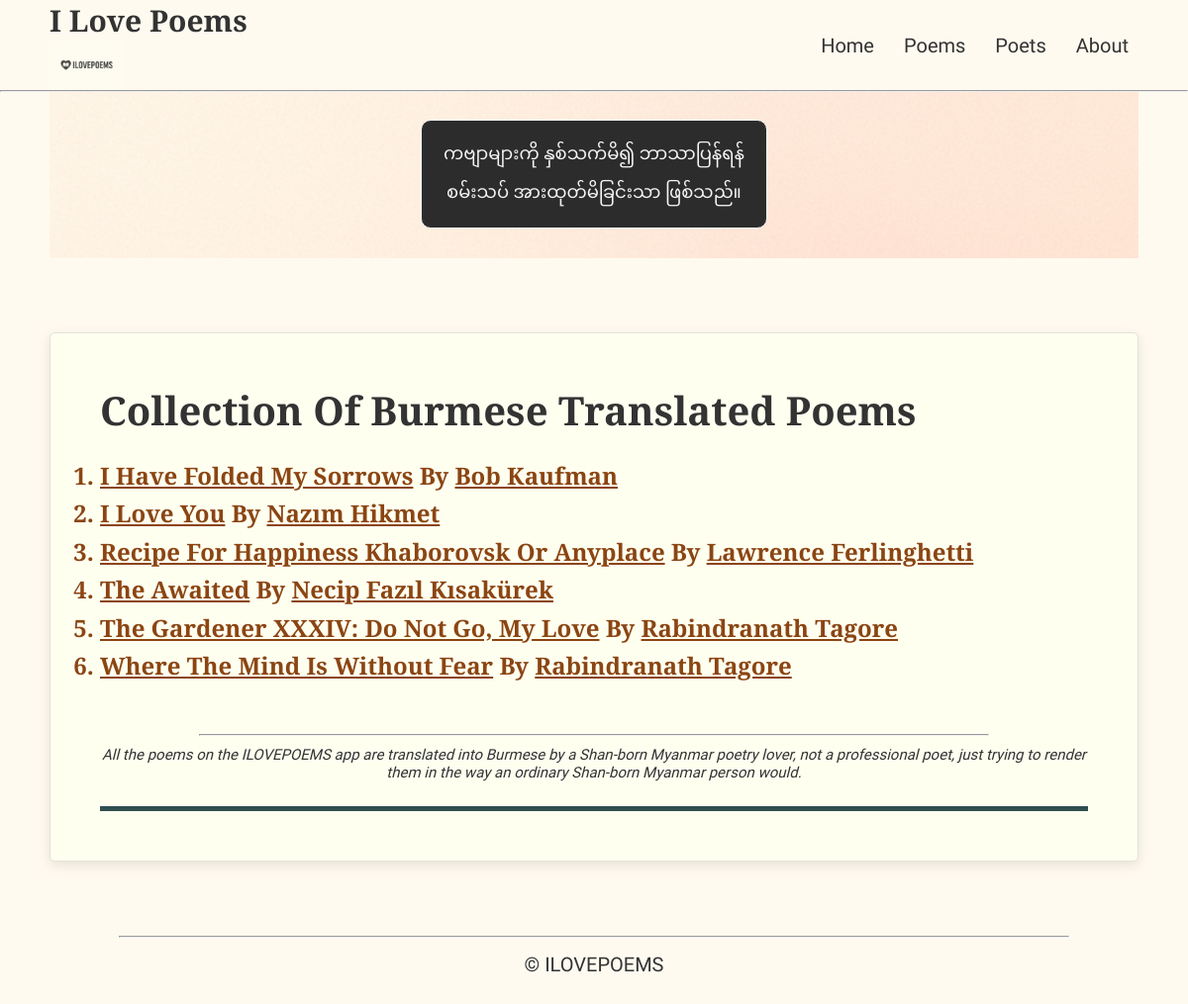
The page /poems/ on the database as committed earlier.
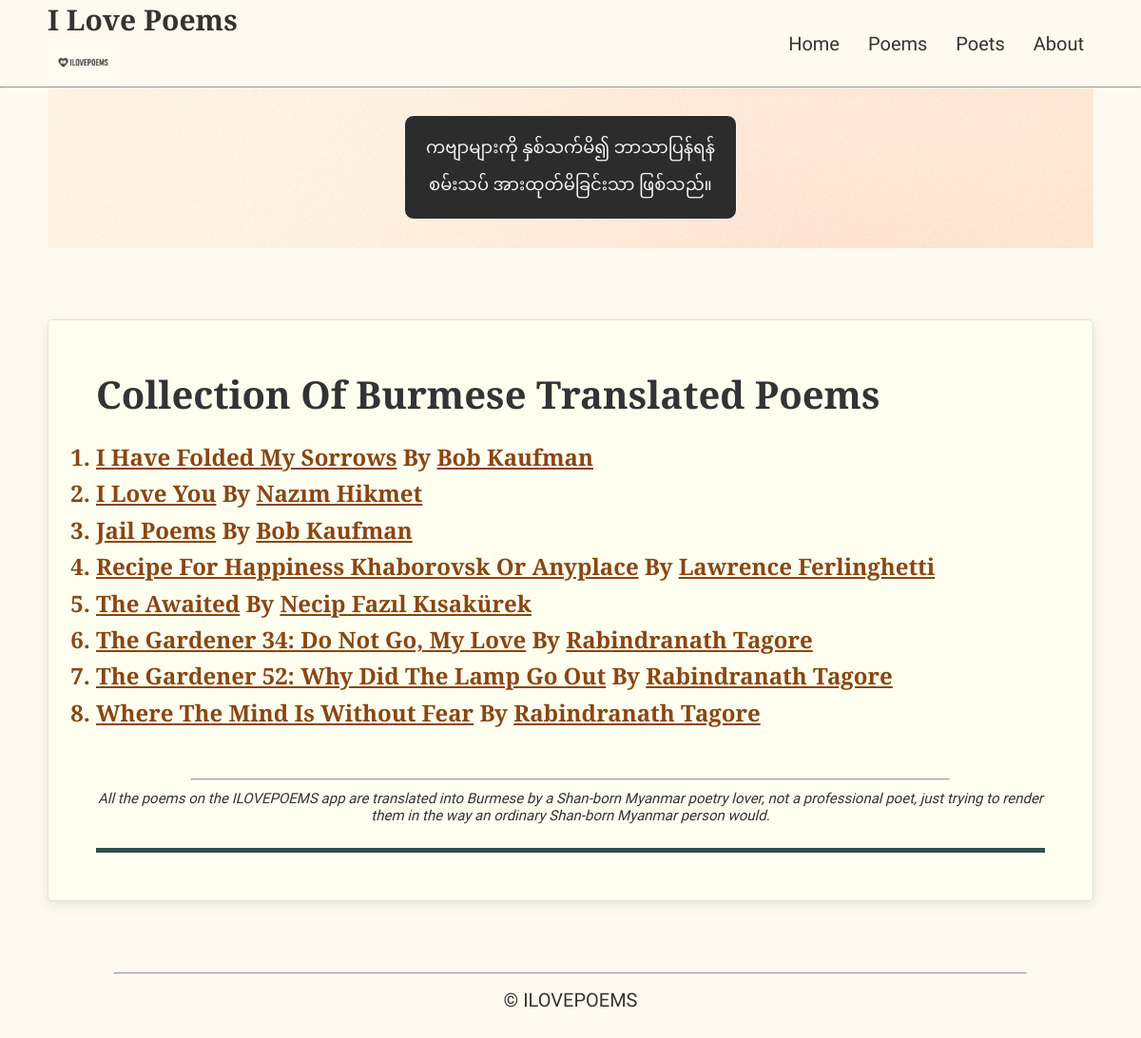
The same page on the database as committed later.
### poems/models.py (models this page shows, shortened)
class Poem(models.Model):
    title_en = models.CharField(max_length=200)
    title_mm = models.CharField(max_length=200)  # Myanmar title
    poem_mm = models.TextField()                  # Myanmar poem content
    poem_en = models.TextField()                  # English poem content
    about = models.TextField(blank=True)          # About the poem
    source = models.CharField(max_length=300, blank=True)
    featured = models.BooleanField(default=False)  # True/False column
    poet = models.ForeignKey('Poet', on_delete=models.CASCADE, related_name='poems')
    date_added = models.DateTimeField("date added")

class Poet(models.Model):
    name_en = models.CharField(max_length=100)
    name_mm = models.CharField(max_length=100)    # Myanmar name
    about = models.TextField(blank=True)          # About the poet
    source = models.CharField(max_length=300, blank=True)
    born_year = models.PositiveSmallIntegerField("Year of birth", null=True, blank=False)
    dead_year = models.PositiveSmallIntegerField("Year of death", null=True, blank=False)

### poems/views.py (the view)
# urls.py: path('',include('poems.urls')),
def poems(request):
    all_poem_list= Poem.objects.all().order_by("title_en","poet__name_en")
    context = {
        "all_poem_list": all_poem_list
    }
    return render(request, "poems/poems.html", context)

### poems/templates/poems/poems.html (shortened to what this page needs)
{% extends "poems/base.html" %}
{% block content %}
    <div class="poem-translation">
        <div class="poem">
            {% if all_poem_list %}
                <p class="poem-title_en">Collection of Burmese Translated Poems</p>
                <ol class="list">
                    {% for poem in all_poem_list %}
                        <li class="poems_list_items poet">
                            <span class="poet-wrapper">
                                <a href="{% url 'poems:poem' poem.id %}" class="poet">{{ poem.title_en|striptags }}</a>
                            </span>
                            <span class="poet-wrapper">
                                By <a href="{% url 'poems:poet' poem.poet.id %}" class="poet">{{ poem.poet.name_en }}</a>
                            </span>
                        </li>
                    {% endfor %}
                </ol>
            {% else %}
                <p>No poems available.</p>
            {% endif %}
            <hr>
            <div class="trans-note">
                <p>
                    All the poems on the ILOVEPOEMS app are translated into Burmese by a Shan-born Myanmar poetry lover, not a professional poet, just trying to render them in the way an ordinary Shan-born Myanmar person would.
                </p>
            </div>
            <hr class="bottom_bar">
        </div>
    </div>
{% endblock content %}

Rows that differ between the two databases and show on the page:
added Poem: title_en "Jail Poems", poet.name_en "Bob Kaufman"
changed Poem: title_en "The Gardener XXXIV: Do Not Go, My Love" → "The Gardener 34: Do Not Go, My Love"
added Poem: title_en "The Gardener 52: Why Did The Lamp Go Out", poet.name_en "Rabindranath Tagore"
